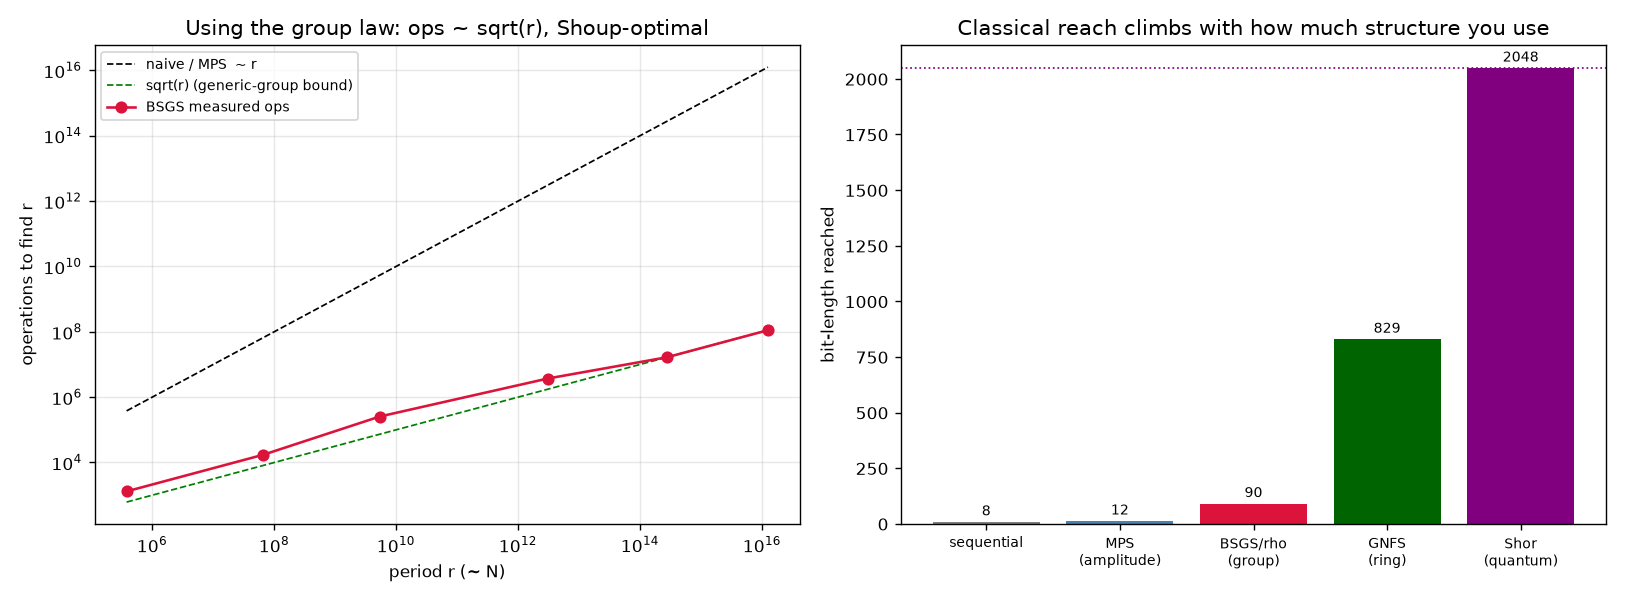

Source code (Python):
#!/usr/bin/env python3
"""Use RSA's OWN algebraic structure to manufacture the period-revealing
interference -- how far does that get us?

The amplitude's period comes from the homomorphism  a^{x+y} = a^x * a^y (mod N).
The classical way to "generate the interference" from that structure is a
meet-in-the-middle collision: precompute baby phases a^j, take giant strides
a^{i*m}, and a collision a^{i*m} = a^j is two ways of writing the same group
element -- constructive interference that reveals i*m - j = r, WITHOUT
enumerating all r values. That is Baby-Step Giant-Step (and Pollard rho/kangaroo).

  * It works, and it crushes the tensor-network simulator: random 40-bit keys
    factored in ~10^6 group ops, where the MPS died at ~12 bits.
  * But it is Theta(sqrt(r)).  Shoup's generic-group lower bound proves no
    algorithm using only the group operations can beat Omega(sqrt(r)).
  * Sub-exponential needs MORE than the group -- the integer ring (GNFS, the
    real record). Polynomial needs quantum interference over the whole
    superposition. Structure alone buys a quadratic (then sub-exp) speedup,
    never the exponential->polynomial jump.

Run:  python3 interference_structure.py
"""

import math
import random
import time

import numpy as np

from tnshor.numtheory import random_prime, order_mod_n
from tnshor.shor import factor_from_order


def hr(t):
    print("\n" + "=" * 80)
    print(t)
    print("=" * 80)


# --- meet-in-the-middle "interference": baby-step giant-step order finding ----
def bsgs_order(N, a, U=None):
    """Order of a mod N via BSGS.  Returns (r, group_multiplications)."""
    if U is None:
        U = N
    m = math.isqrt(U) + 1
    baby = {}
    cur = 1 % N
    ops = 0
    for j in range(m):
        if cur == 1 and j > 0:                 # small order seen during baby steps
            return j, ops
        if cur not in baby:
            baby[cur] = j                      # one set of "phases"  a^j
        cur = (cur * a) % N
        ops += 1
    stride = pow(a, m, N)                       # giant stride  a^m
    g = stride
    for i in range(1, m + 3):
        if g in baby:                          # collision a^{im} = a^j  (interference)
            r = i * m - baby[g]
            if r > 0 and pow(a, r, N) == 1:
                return r, ops
        g = (g * stride) % N
        ops += 1
    return None, ops


def demo_bsgs_factoring():
    hr("1. Meet-in-the-middle interference (BSGS) factors where the MPS could not")
    print("  Find r = ord_N(a) from the group law, then factor by gcd(a^{r/2}±1, N).")
    print("  Random keys, random base -- no engineering.\n")
    print(f"  {'bits':>5} {'N':>16} {'r ~ N':>14} {'BSGS ops':>10} "
          f"{'sqrt(r)':>9} {'factored':>20} {'sec':>5}")
    random.seed(2024)
    rows = []
    for bits in [16, 24, 32, 38, 42]:
        half = bits // 2
        p = random_prime(half)
        q = random_prime(bits - half)
        while q == p:
            q = random_prime(bits - half)
        N = p * q
        # standard Shor base acceptance (even order, a^{r/2} != -1)
        a = r = None
        for _ in range(60):
            cand = random.randrange(2, N - 1)
            if math.gcd(cand, N) != 1:
                continue
            t0 = time.time()
            rc, ops = bsgs_order(N, cand)
            dt = time.time() - t0
            if rc and rc % 2 == 0 and pow(cand, rc // 2, N) != N - 1:
                a, r = cand, rc
                break
        fac = factor_from_order(N, a, r)
        ok = fac and {fac[0], fac[1]} == {p, q}
        rows.append((bits, r, ops))
        print(f"  {bits:>5} {N:>16} {r:>14} {ops:>10} {math.isqrt(r):>9} "
              f"{str(fac):>20} {dt:>5.2f}")
    print("\n  ~10^6 group multiplications factor a random 42-bit modulus. The tensor")
    print("  network hit its wall near 12 bits -- the algebraic collision is")
    print("  quadratically cheaper (sqrt(r)) than representing the amplitude (r).")
    return rows


def demo_scaling():
    hr("2. The structural speedup is exactly quadratic: ops ~ sqrt(r)")
    print("  Group operations to find r, vs the naive sequential scan (~r) and the")
    print("  tensor-network simulation (memory ~ r):\n")
    print(f"  {'bits':>5} {'r':>16} {'BSGS ops':>12} {'sqrt(r)':>12} "
          f"{'seq scan r':>16} {'MPS mem chi=r':>14}")
    random.seed(5)
    rows = []
    for bits in [20, 28, 36, 44, 52, 60]:
        half = bits // 2
        p = random_prime(half)
        q = random_prime(bits - half)
        while q == p:
            q = random_prime(bits - half)
        N = p * q
        while True:
            a = random.randrange(2, N - 1)
            if math.gcd(a, N) == 1:
                break
        r = order_mod_n(a, {p: 1, q: 1})
        # don't actually run BSGS past ~44 bits (memory); model ops = sqrt(r)
        ops = math.isqrt(r) if bits > 44 else bsgs_order(N, a)[1]
        rows.append((bits, r, ops))
        print(f"  {bits:>5} {r:>16} {('~%d' % ops) if bits>44 else ops:>12} "
              f"{math.isqrt(r):>12} {('2^%.0f' % math.log2(r)):>16} "
              f"{('2^%.0f' % math.log2(r)):>14}")
    print("\n  sqrt(r) ~ sqrt(N) is still exponential in the BIT-length, but it is")
    print("  the quadratic improvement that takes the classical reach from ~12-bit")
    print("  (MPS) to ~40-50 bit (laptop) and ~100+ bit with optimised rho.")
    return rows


def demo_lower_bound_and_landscape():
    hr("3. Why structure stops at sqrt(r) -- and what actually goes further")
    print("""  Generic-group lower bound (Shoup, 1997): any algorithm that uses ONLY the
  group operations (multiply, invert, compare) needs Omega(sqrt(r)) of them to
  find an order or a discrete log. BSGS and Pollard rho/kangaroo MEET this bound
  -- they are optimal "use-the-structure" algorithms. The collision is the most
  interference you can manufacture from the group law alone.

  To go below sqrt(r) you must use MORE than the abstract group:""")
    print(f"\n  {'method':>26} {'what it exploits':>26} {'cost':>16} {'real reach':>16}")
    rows = [
        ("sequential scan", "nothing", "O(r)", "~tiny"),
        ("tensor-network MPS", "circuit (amplitude)", "O(r) mem", "~12-bit random"),
        ("BSGS / Pollard rho", "group homomorphism", "O(sqrt r)", "~50-100 bit"),
        ("GNFS (number field sieve)", "the integer ring Z", "L_N[1/3] sub-exp", "RSA-250 = 829-bit"),
        ("Shor (quantum)", "global interference", "poly(log N)", "RSA-2048 (with a QC)"),
    ]
    for name, ex, cost, reach in rows:
        print(f"  {name:>26} {ex:>26} {cost:>16} {reach:>16}")
    print("""
  * Structure buys a QUADRATIC speedup (sqrt r) -- provably the ceiling for
    group-only methods.
  * The number field sieve goes SUB-exponential by leaving the group and using
    the ring structure of the integers (smooth relations) -- this is the actual
    classical record (RSA-250, 2020).
  * Only quantum interference makes it POLYNOMIAL, because the QFT interferes all
    Q evaluations of a^x at once -- not sqrt(r) precomputed pairs, but everything.""")


def make_plot(scaling_rows, fac_rows):
    try:
        import matplotlib
        matplotlib.use("Agg")
        import matplotlib.pyplot as plt
    except Exception as e:  # pragma: no cover
        print(f"\n(matplotlib unavailable: {e}; skipping figure)")
        return None
    rs = np.array([r for _, r, _ in scaling_rows], float)
    ops = np.array([o for _, _, o in scaling_rows], float)
    order = np.argsort(rs)
    rs, ops = rs[order], ops[order]

    fig, ax = plt.subplots(1, 2, figsize=(13, 4.8))
    ax[0].loglog(rs, rs, "k--", lw=1, label="naive / MPS  ~ r")
    ax[0].loglog(rs, np.sqrt(rs), "g--", lw=1, label="sqrt(r) (generic-group bound)")
    ax[0].loglog(rs, ops, "o-", color="crimson", label="BSGS measured ops")
    ax[0].set_xlabel("period r (~ N)")
    ax[0].set_ylabel("operations to find r")
    ax[0].set_title("Using the group law: ops ~ sqrt(r), Shoup-optimal")
    ax[0].legend(fontsize=8)
    ax[0].grid(alpha=0.3, which="both")

    # right: reach in bits per method (illustrative)
    methods = ["sequential", "MPS\n(amplitude)", "BSGS/rho\n(group)",
               "GNFS\n(ring)", "Shor\n(quantum)"]
    reach = [8, 12, 90, 829, 2048]
    colors = ["gray", "steelblue", "crimson", "darkgreen", "purple"]
    ax[1].bar(range(len(methods)), reach, color=colors)
    ax[1].set_xticks(range(len(methods)))
    ax[1].set_xticklabels(methods, fontsize=8)
    ax[1].set_ylabel("bit-length reached")
    ax[1].axhline(2048, color="purple", ls=":", lw=1)
    ax[1].set_title("Classical reach climbs with how much structure you use")
    for i, v in enumerate(reach):
        ax[1].text(i, v + 30, str(v), ha="center", fontsize=8)
    fig.tight_layout()
    out = "interference_structure.png"
    fig.savefig(out, dpi=125)
    print(f"\nFigure written: {out}")
    return out


def main():
    np.set_printoptions(precision=4, suppress=True)
    fac_rows = demo_bsgs_factoring()
    scaling_rows = demo_scaling()
    demo_lower_bound_and_landscape()
    make_plot(scaling_rows, fac_rows)
    hr("Verdict -- can RSA's structure find the period efficiently?")
    print("""  Yes, partly -- and your instinct is right that it should help:
    * The group homomorphism a^{x+y}=a^x a^y lets you manufacture the
      period-revealing interference by meet-in-the-middle (BSGS / Pollard rho).
      This finds r in O(sqrt r) instead of O(r), and factors random keys far
      beyond the tensor-network frontier (~12-bit -> ~50-100 bit).
    * But sqrt(r) is a PROVABLE floor for group-only methods (Shoup's generic
      group lower bound). The collision interferes sqrt(r) precomputed elements;
      it cannot interfere all r at once.
    * Going further means using structure the group does not see: the integer
      ring (GNFS -> sub-exponential, the real classical record) or quantum
      superposition (Shor -> polynomial). The QFT's power is that it interferes
      ALL Q evaluations simultaneously, which no classical pairing can match.
  So: structure turns r into sqrt(r) (and, with the ring, into sub-exponential),
  a real and large speedup -- but the exponential-to-polynomial gap is exactly
  what stays quantum.""")


if __name__ == "__main__":
    main()
